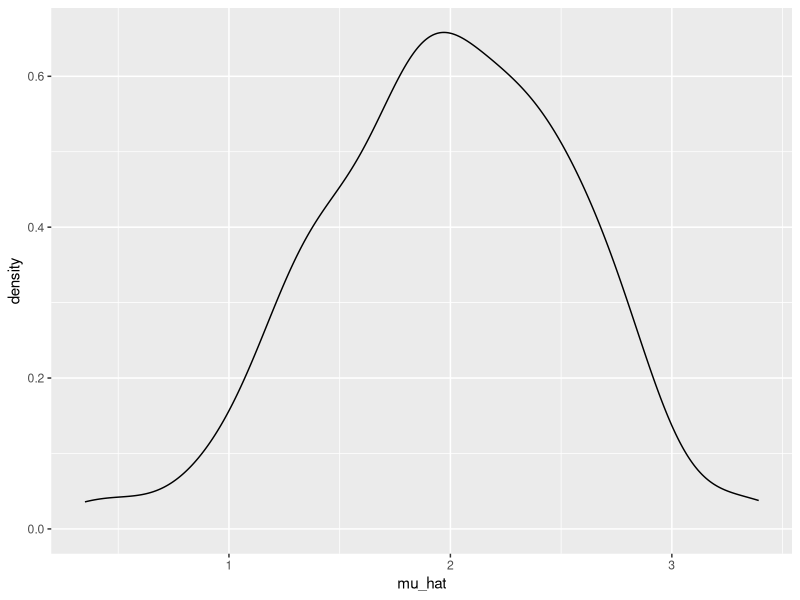
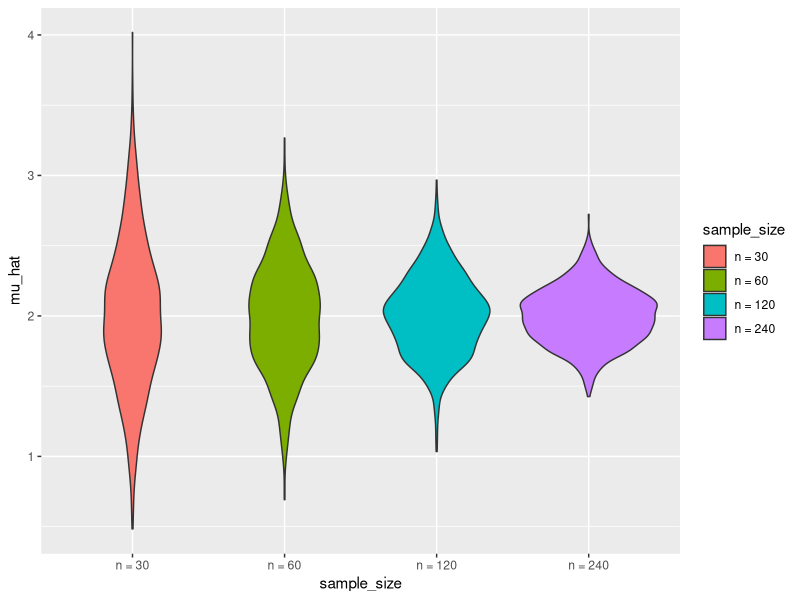
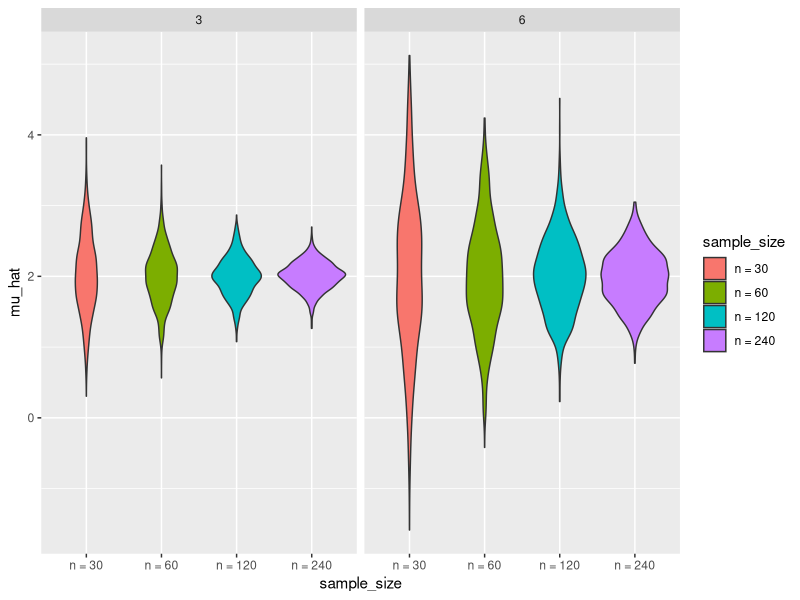

Source code (R) for these figures, in order:
## ---- chunk 1
library(tidyverse)

set.seed(1)
## ---- chunk 2
sim_mean_sd = function(n, mu = 2, sigma = 3) {
  
  sim_data = tibble(
    x = rnorm(n, mean = mu, sd = sigma),
  )
  
  sim_data %>% 
    summarize(
      mu_hat = mean(x),
      sigma_hat = sd(x)
    )
}
## ---- chunk 3
output = vector("list", 100)

for (i in 1:100) {
  output[[i]] = sim_mean_sd(30)
}

sim_results = bind_rows(output)

## ---- chunk 4
sim_results_df = 
  expand_grid(
    sample_size = 30,
    iter = 1:100
  ) %>% 
  mutate(
    estimate_df = map(sample_size, sim_mean_sd)
  ) %>% 
  unnest(estimate_df)
## ---- chunk 5
sim_results_df %>% 
  ggplot(aes(x = mu_hat)) + 
  geom_density()
## ---- chunk 6
sim_results_df %>% 
  pivot_longer(
    mu_hat:sigma_hat,
    names_to = "parameter", 
    values_to = "estimate") %>% 
  group_by(parameter) %>% 
  summarize(
    emp_mean = mean(estimate),
    emp_sd = sd(estimate)) %>% 
  knitr::kable(digits = 3)
## ---- chunk 7
sim_results_df = 
  expand_grid(
    sample_size = c(30, 60, 120, 240),
    iter = 1:1000
  ) %>% 
  mutate(
    estimate_df = map(sample_size, sim_mean_sd)
  ) %>% 
  unnest(estimate_df)
## ---- chunk 8
sim_results_df %>% 
  mutate(
    sample_size = str_c("n = ", sample_size),
    sample_size = fct_inorder(sample_size)) %>% 
  ggplot(aes(x = sample_size, y = mu_hat, fill = sample_size)) + 
  geom_violin()
## ---- chunk 9
sim_results_df %>% 
  pivot_longer(
    mu_hat:sigma_hat,
    names_to = "parameter", 
    values_to = "estimate") %>% 
  group_by(parameter, sample_size) %>% 
  summarize(
    emp_mean = mean(estimate),
    emp_var = var(estimate)) %>% 
  knitr::kable(digits = 3)
## ---- chunk 10
sim_results_df =   
  rerun(100, sim_mean_sd(30, 2, 3)) %>% 
  bind_rows()
## ---- chunk 11
n_list = 
  list(
    "n_30"  = 30, 
    "n_60"  = 60, 
    "n_120" = 120, 
    "n_240" = 240)

output = vector("list", length = 4)

for (i in 1:4) {
  output[[i]] = rerun(100, sim_mean_sd(n_list[[i]])) %>% 
    bind_rows
}
## ---- chunk 12
sim_results_df = 
  tibble(sample_size = c(30, 60, 120, 240)) %>% 
  mutate(
    output_lists = map(.x = sample_size, ~rerun(1000, sim_mean_sd(n = .x))),
    estimate_dfs = map(output_lists, bind_rows)) %>% 
  select(-output_lists) %>% 
  unnest(estimate_dfs)
## ---- chunk 13
sim_results_df = 
  expand_grid(
    sample_size = c(30, 60, 120, 240),
    true_sd = c(6, 3),
    iter = 1:1000
  ) %>% 
  mutate(
    estimate_df = 
      map2(.x = sample_size, .y = true_sd, ~sim_mean_sd(n = .x, sigma = .y))
  ) %>% 
  unnest(estimate_df)

sim_results_df %>% 
  mutate(
    sample_size = str_c("n = ", sample_size),
    sample_size = fct_inorder(sample_size)) %>% 
  ggplot(aes(x = sample_size, y = mu_hat, fill = sample_size)) + 
  geom_violin() + 
  facet_grid(. ~ true_sd)
